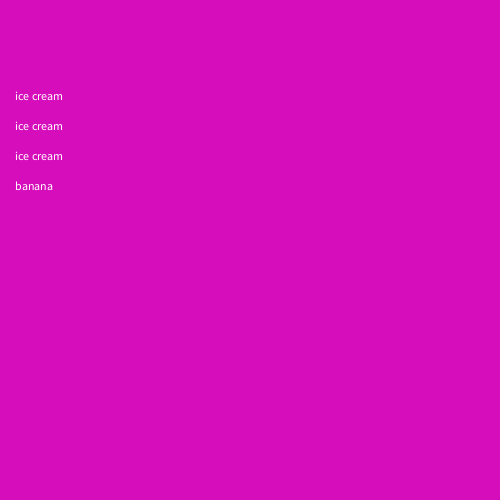
Frame 1 (no input)
Frame 60 (the mouse pressed at the canvas centre just before this capture): identical to frame 1, image omitted
Frame 120 (the mouse held since frame 60 and released just before this capture): identical to frame 1, image omitted

The Processing sketch that drew this single still picture (run headless with seeded random() and noise(); from frame 60 on, the mouse is pressed at the canvas centre):

// Processing sketch: sketch_190228b
// ── sketch_190228b.pde
void setup(){

  size(500,500);  
}

void draw(){
background(214,13,187);
for(int i = 0; i < 3; i++){
text("ice cream", 15, 100+i*30);
}
text("banana", 15, 190);
}
